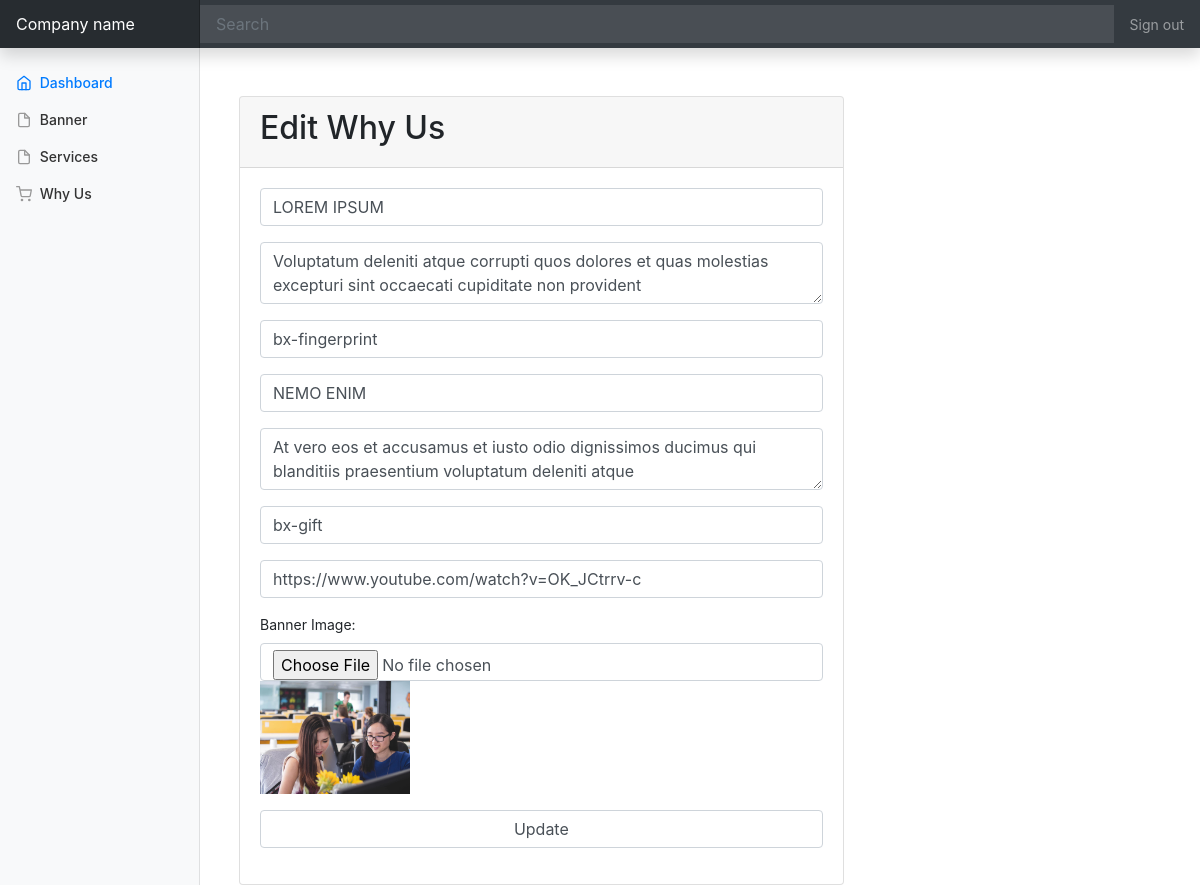
Page /admin/why_us/edit.php on the committed database.
### tables this page shows
CREATE TABLE `why_us` (
  `id` int(11) NOT NULL,
  `photo` varchar(100) DEFAULT 'photo.jpg',
  `video_url` varchar(200) DEFAULT NULL,
  `title_one` varchar(50) NOT NULL DEFAULT 'LOREM IPSUM',
  `description_one` text,
  `icon_one` varchar(50) DEFAULT NULL,
  `title_two` varchar(50) DEFAULT NULL,
  `description_two` text,
  `icon_two` varchar(50) DEFAULT NULL
);

### admin/why_us/edit.php (the view)
<?php
require_once '../inc/header.php';
require '../db.php';
$query = "SELECT * FROM why_us";
$result = mysqli_query($conn, $query);
if (mysqli_num_rows($result) > 0) {
  $data = mysqli_fetch_assoc($result);
}
?>
<section class="mt-5">
  <div class="container">
    <div class="row">
      <div class="col-8">
        <div class="card">
          <div class="card-header">
            <h2>Edit Why Us</h2>
          </div>
          <div class="card-body">
            <form action="whyus_post.php" method="POST" enctype="multipart/form-data">
              <div class="form-group">
                <input type="text" placeholder="Title One" value="<?=$data['title_one']?>" name="title_one" class="form-control">
              </div>
              <div class="form-group">
                <textarea name="description_one" placeholder="Description One" class="form-control"><?=$data['description_one']?></textarea>
              </div>
              <div class="form-group">
                <input type="text" name="icon_one" value="<?=$data['icon_one']?>" placeholder="Icon one" class="form-control">
              </div>
              <div class="form-group">
                <input type="text" value="<?=$data['title_two']?>" placeholder="Title Two" name="title_two" class="form-control">
              </div>
              <div class="form-group">
                <textarea name="description_two"  placeholder="Description Two" class="form-control"><?=$data['description_two']?></textarea>
              </div>
              <div class="form-group">
                <input type="text" name="icon_two" value="<?=$data['icon_two']?>" placeholder="Icon Two" class="form-control">
              </div>
              <div class="form-group">
                <input type="text" value="<?=$data['video_url']?>" name="video_url" placeholder="Video Url" class="form-control">
              </div>
              <div class="form-group">
                <label for="">Banner Image: </label>
                <input type="file" name="banner_img" class="form-control">
                <img src="../../uploads/why-us/<?=$data['photo']?>" width="150">
              </div>
              <div class="form-group">
                <input type="submit" name="submit" value="Update" class="form-control">
              </div>
            </form>
          </div>
        </div>
      </div>
    </div>
  </div>
</section>
<?php
require_once '../inc/footer.php';
?>

### admin/css/dashboard.css (style rules this page uses)
body { font-size: .875rem; }

### rows in the picture
why_us: title_one "LOREM IPSUM", description_one "Voluptatum deleniti atque corrupti quos dolores et quas molestias excepturi sint occaecati cupiditate non provident", icon_one "bx-fingerprint", title_two "NEMO ENIM", description_two "At vero eos et accusamus et iusto odio dignissimos ducimus qui blanditiis praesentium voluptatum deleniti atque", icon_two "bx-gift", video_url "https://www.youtube.com/watch?v=OK_JCtrrv-c", photo (picture)
